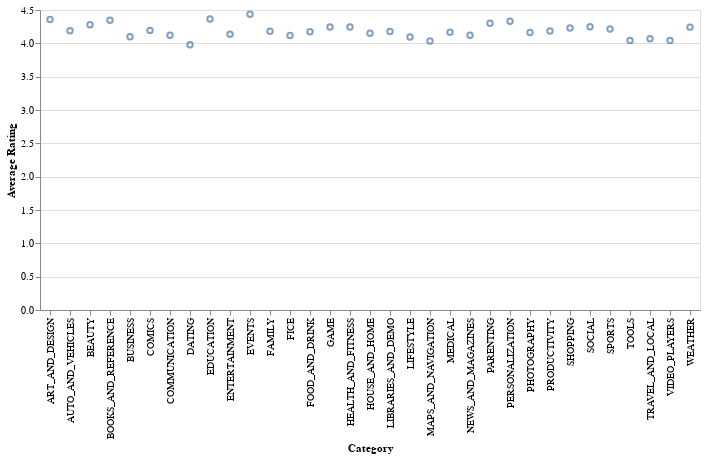

Here is the notebook cell this chart was saved with:
### Code cell
#Average rating for each app category
df = pd.read_csv('DaxQuery_5.csv')
alt.Chart(df).mark_point().encode(
    x='Category:N',  # Nominal (categorical) data
    y='Average Rating:Q'   # Quantitative (numeric) data
)

### Figure 1 — Vega-Lite specification as saved in the notebook (floating-point values rounded to 4 significant figures)
{"config": {"view": {"continuousWidth": 300, "continuousHeight": 300}}, "data": {"name": "data-32c7965c9b3ef26da8f69d79e17b6d11"}, "mark": {"type": "point"}, "encoding": {"x": {"field": "Category", "type": "nominal"}, "y": {"field": "Average Rating", "type": "quantitative"}}, "$schema": "https://vega.github.io/schema/vega-lite/v5.20.1.json", "datasets": {"data-32c7965c9b3ef26da8f69d79e17b6d11": [{"Category": "EVENTS", "Average Rating": 4.436}, {"Category": "EDUCATION", "Average Rating": 4.364}, {"Category": "ART_AND_DESIGN", "Average Rating": 4.357}, {"Category": "BOOKS_AND_REFERENCE", "Average Rating": 4.345}, {"Category": "PERSONALIZATION", "Average Rating": 4.332}, {"Category": "PARENTING", "Average Rating": 4.3}, {"Category": "BEAUTY", "Average Rating": 4.279}, {"Category": "SOCIAL", "Average Rating": 4.247}, {"Category": "HEALTH_AND_FITNESS", "Average Rating": 4.247}, {"Category": "GAME", "Average Rating": 4.244}, {"Category": "WEATHER", "Average Rating": 4.243}, {"Category": "SHOPPING", "Average Rating": 4.23}, {"Category": "SPORTS", "Average Rating": 4.216}, {"Category": "COMICS", "Average Rating": 4.194}, {"Category": "AUTO_AND_VEHICLES", "Average Rating": 4.19}, {"Category": "PRODUCTIVITY", "Average Rating": 4.183}, {"Category": "FAMILY", "Average Rating": 4.182}, {"Category": "LIBRARIES_AND_DEMO", "Average Rating": 4.178}, {"Category": "FOOD_AND_DRINK", "Average Rating": 4.172}, {"Category": "MEDICAL", "Average Rating": 4.166}, {"Category": "PHOTOGRAPHY", "Average Rating": 4.161}, {"Category": "HOUSE_AND_HOME", "Average Rating": 4.15}, {"Category": "ENTERTAINMENT", "Average Rating": 4.135}, {"Category": "NEWS_AND_MAGAZINES", "Average Rating": 4.122}, {"Category": "COMMUNICATION", "Average Rating": 4.121}, {"Category": "FICE", "Average Rating": 4.117}, {"Category": "BUSINESS", "Average Rating": 4.099}, {"Category": "LIFESTYLE", "Average Rating": 4.094}, {"Category": "TRAVEL_AND_LOCAL", "Average Rating": 4.07}, {"Category": "VIDEO_PLAYERS", "Average Rating": 4.043}, {"Category": "TOOLS", "Average Rating": 4.041}, {"Category": "MAPS_AND_NAVIGATION", "Average Rating": 4.036}, {"Category": "DATING", "Average Rating": 3.98}]}}
